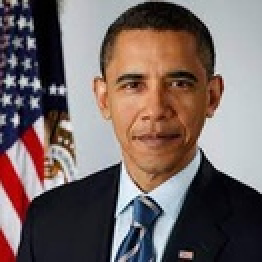
#> input picture python/face2/faces_know/Barack Obama/obama1.jpeg, 131 x 131 px, shrunk from 225 x 225 before the run, found by its file name (shown 2 times larger); its folder holds only this picture in this run
$ python train.py
#> lines starting #> are read from the running program, lines starting #| are printed output that depends on the picture
import os
from posix import listdir
import cv2 as cv
import numpy as np

people=[]

path="/home/diogo/portfolio_git/Portfolio/face2/faces_know"
for i in os.listdir(path):
    people.append(i)
#> pass 2 of the loop `for i in os.listdir(path):`:

features=[]
labels=[]

haar_cascade = cv.CascadeClassifier('haar_face.xml')

def create_train():
    for person in people:
        dir = os.path.join(path, person)
        label = people.index(person)

        for img in os.listdir(dir):
            img_path = os.path.join(dir,img)

            img_array = cv.imread(img_path)
#> img_array is the input picture: shape (131, 131, 3); mean B, G, R 100.2, 102.1, 116.5
            gray = cv.cvtColor(img_array, cv.COLOR_BGR2GRAY)
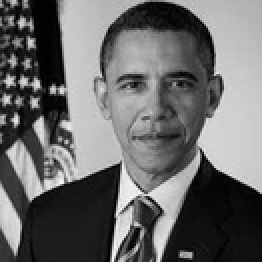
#> gray: shape (131, 131) (shown 2 times larger); min 0, max 251, mean 106.2

            faces_rect = haar_cascade.detectMultiScale(gray, scaleFactor=1.1,minNeighbors=4)
#> faces_rect = [[46, 18, 63, 63]]
            for (x,y,w,h) in faces_rect:
                faces_roi = gray[y:y+h, x:x+w]
                features.append(faces_roi)
                labels.append(label)
#> this loop made 1 pass
#> pass 1, in create_train, `faces_roi = gray[y:y+h, x:x+w]`:
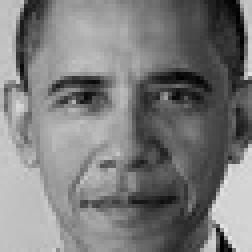
#> faces_roi: shape (63, 63) (shown 4 times larger); min 1, max 230, mean 123.5
#> after the loop, features = 1 item; labels = [0]
#> pass 2 of the loop in create_train, `for person in people:`:
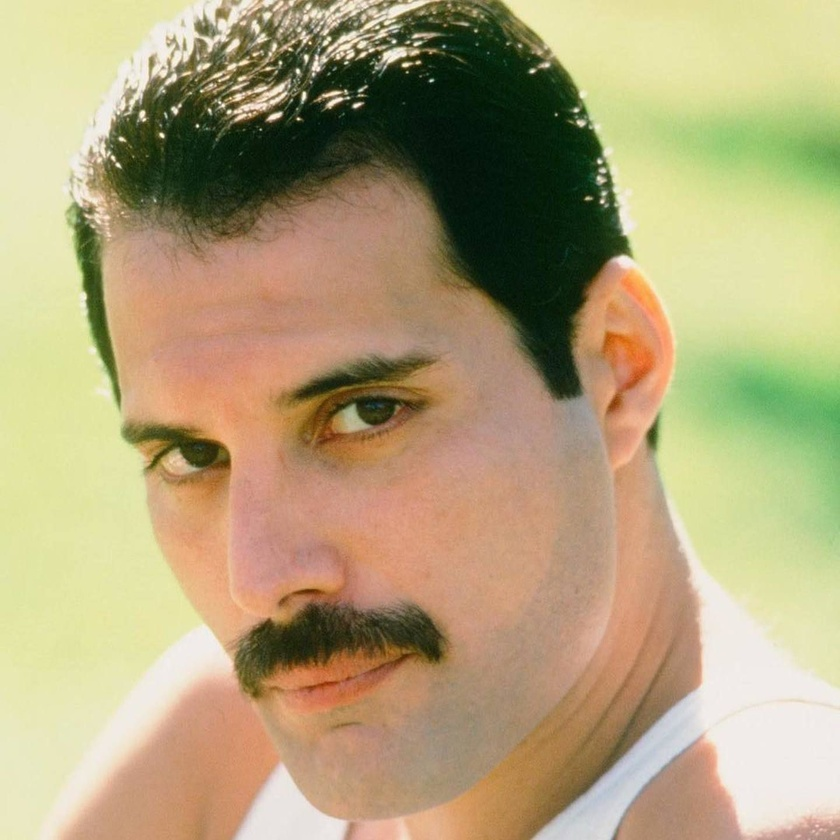
#> input picture python/face2/faces_know/Freddie Mercury/freddie1.jpeg, 840 x 840 px, shrunk from 1440 x 1440 before the run, found by its file name
#> in create_train, img_array is the input picture: shape (840, 840, 3); mean B, G, R 122.5, 162.1, 177.8
#> in create_train, `gray = cv.cvtColor(img_array, cv.COLOR_BGR2GRAY)`:
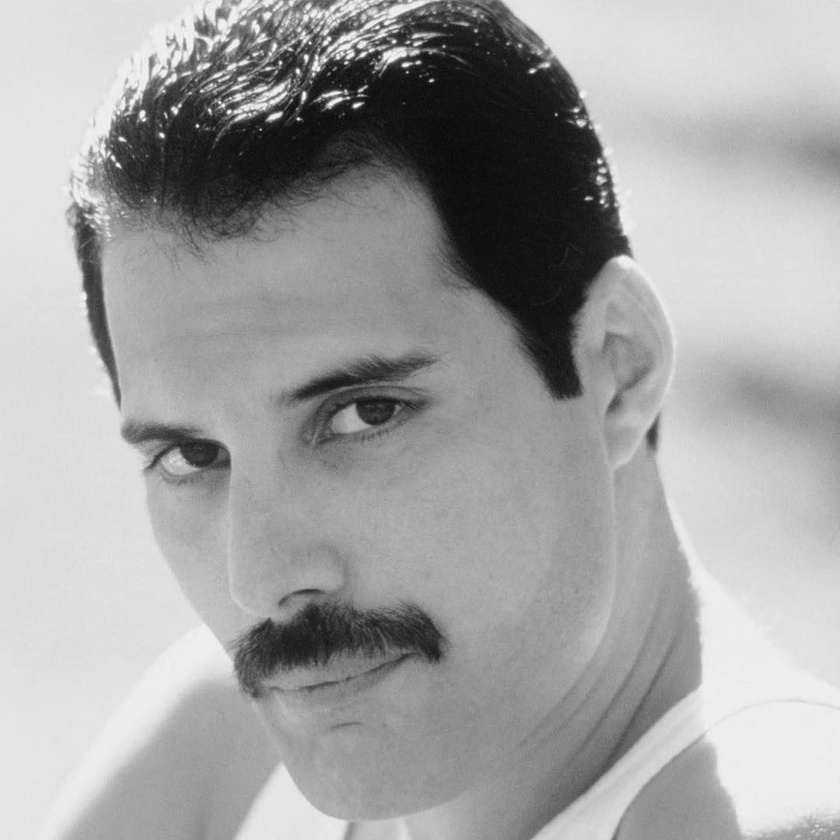
#> gray: shape (840, 840); min 9, max 252, mean 162.3
#> faces_rect = [[25, 183, 614, 614]]
#> the loop in create_train, `for (x,y,w,h) in faces_rect:` made 1 pass
#> pass 1, in create_train, `faces_roi = gray[y:y+h, x:x+w]`:
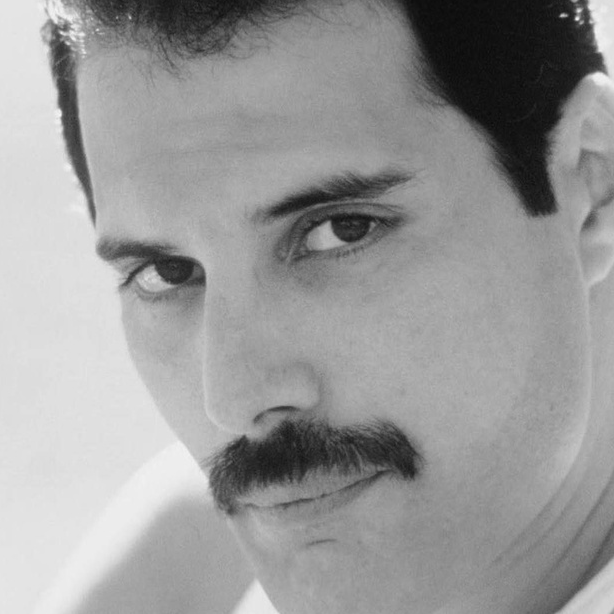
#> faces_roi: shape (614, 614); min 9, max 244, mean 153
#> after the loop in create_train, `for (x,y,w,h) in faces_rect:`: features = 2 items; labels = [0, 1]


create_train()

features = np.array(features, dtype='object')
labels = np.array(labels)

face_recognizer = cv.face.LBPHFaceRecognizer_create()
face_recognizer.train(features,labels)

face_recognizer.save('face_trained.yml')
np.save('features.npy', features)
np.save('labels.npy', labels)
